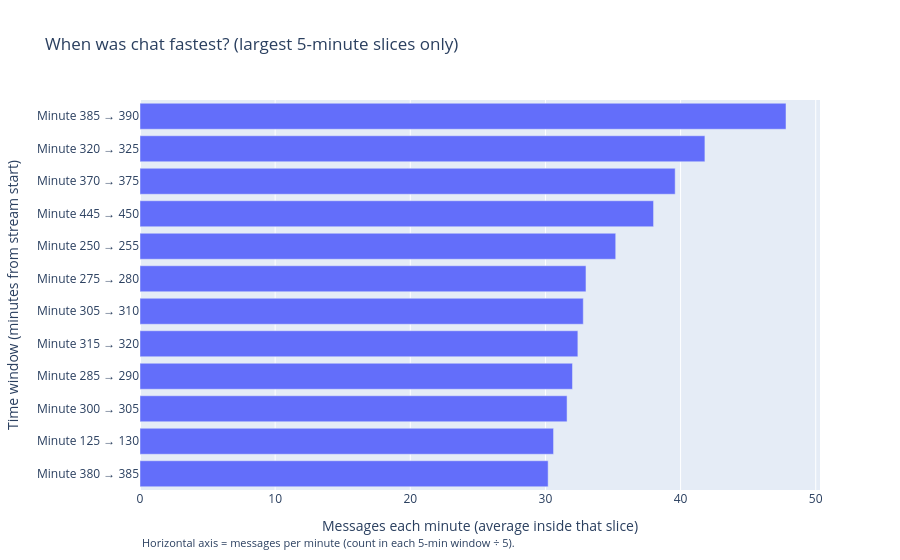
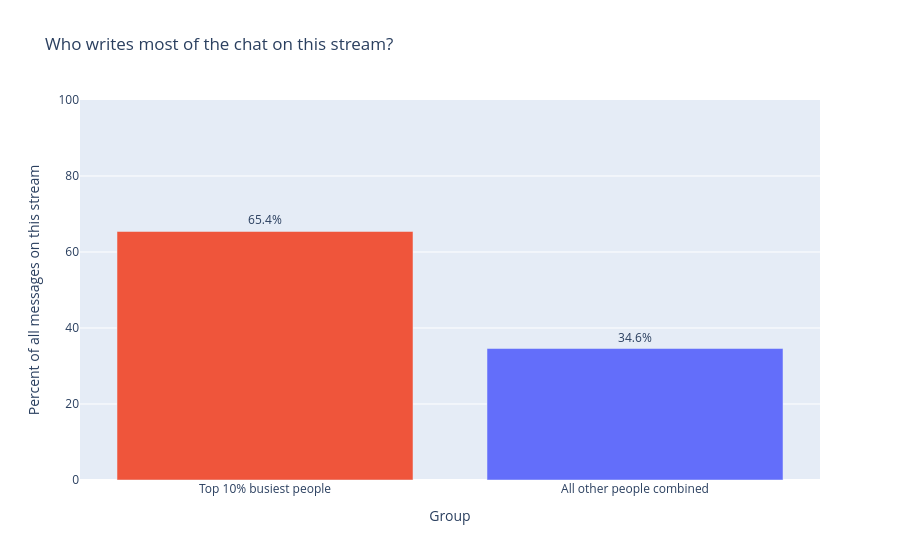
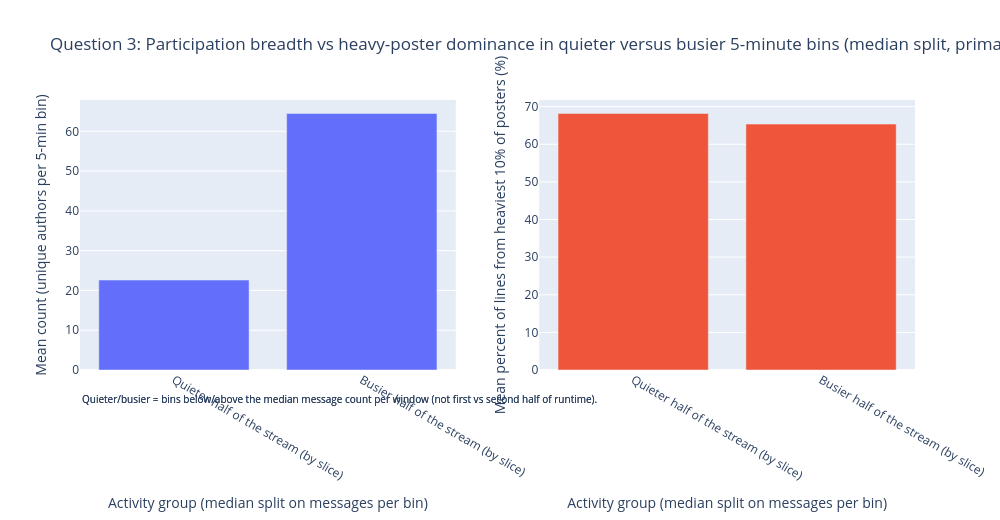

Write notebook code for charts like these, in order.
### Markdown cell above
### Visualizations (Section 3)

Three Plotly charts (reused from Week 6 A6 work). Each chart is saved to `images/` with Kaleido for static export.

### Code cell
import kaleido
kaleido.get_chrome_sync()  # required once per environment for PNG export

from math import ceil
from plotly.subplots import make_subplots
import plotly.graph_objects as go

IMAGES_DIR = Path("images")
IMAGES_DIR.mkdir(exist_ok=True)

primary = df[df["stream_id"] == PRIMARY_STREAM_ID].copy()
primary["offset_min_bin_5"] = (primary["video_offset_sec"] // 300) * 5
_dropped_sec4 = int(primary["author_channel_id"].isna().sum())
primary_for_who = primary.dropna(subset=["author_channel_id"])
if _dropped_sec4:
    print(
        f"Warning: dropped {_dropped_sec4} row(s) with missing author_channel_id "
        "before author-based charts."
    )

bin_df = (
    primary.groupby("offset_min_bin_5", as_index=False)
    .size()
    .rename(columns={"size": "messages_in_bin"})
)
bin_df["messages_per_min"] = bin_df["messages_in_bin"] / 5.0

# Chart 1 — volume bursts
top_n = 12
top_bins = bin_df.nlargest(top_n, "messages_per_min").sort_values("messages_per_min")
top_bins["time_slice"] = top_bins["offset_min_bin_5"].apply(
    lambda m: f"Minute {int(m)} → {int(m + 5)}"
)

fig1 = px.bar(
    top_bins,
    x="messages_per_min",
    y="time_slice",
    orientation="h",
    title="When was chat fastest? (largest 5-minute slices only)",
    labels={
        "messages_per_min": "Messages each minute (average inside that slice)",
        "time_slice": "Time window (minutes from stream start)",
    },
)
fig1.update_layout(
    yaxis={"categoryorder": "total ascending"},
    annotations=[
        dict(
            text="Horizontal axis = messages per minute (count in each 5-min window ÷ 5).",
            xref="paper", yref="paper", x=0, y=-0.16,
            showarrow=False, xanchor="left", font=dict(size=11),
        )
    ],
    margin=dict(b=70),
)
fig1.write_image(IMAGES_DIR / "mp1_q1_volume_bursts.png", width=900, height=650, scale=2)
fig1.show()

# Chart 2 — author concentration
counts = primary_for_who["author_channel_id"].value_counts()
n_users = counts.size
total = counts.sum()
k_top = max(1, int(np.ceil(0.10 * n_users)))
pct_top = 100 * counts.head(k_top).sum() / total
who_df = pd.DataFrame(
    {
        "Group": ["Top 10% busiest people", "All other people combined"],
        "Percent of all messages": [pct_top, 100 - pct_top],
    }
)

fig2 = px.bar(
    who_df,
    x="Group",
    y="Percent of all messages",
    title="Who writes most of the chat on this stream?",
    color="Group",
    color_discrete_map={
        "Top 10% busiest people": "#EF553B",
        "All other people combined": "#636efa",
    },
    text="Percent of all messages",
)
fig2.update_traces(texttemplate="%{y:.1f}%", textposition="outside")
fig2.update_yaxes(
    title="Percent of all messages on this stream",
    range=[0, max(100, pct_top * 1.15)],
)
fig2.update_layout(showlegend=False)
fig2.write_image(IMAGES_DIR / "mp1_q2_author_concentration.png", width=750, height=550, scale=2)
fig2.show()

# Chart 3 — participation in quiet vs busy bins (one figure, two subplots)
p3 = primary.copy()
author_totals = p3.groupby("author_channel_id").size().sort_values(ascending=False)
k10 = max(1, ceil(0.10 * author_totals.size))
heavy = set(author_totals.head(k10).index)
p3["from_heavy_posters"] = p3["author_channel_id"].isin(heavy)

per_bin = (
    p3.groupby("offset_min_bin_5", as_index=False)
    .agg(
        messages_in_bin=("author_channel_id", "size"),
        different_people=("author_channel_id", pd.Series.nunique),
        pct_lines_from_heavy=("from_heavy_posters", "mean"),
    )
)
mid = per_bin["messages_in_bin"].median()
per_bin["kind"] = np.where(
    per_bin["messages_in_bin"] >= mid,
    "Busier half of the stream (by slice)",
    "Quieter half of the stream (by slice)",
)

summary = (
    per_bin.groupby("kind", observed=True)
    .agg(
        avg_different_people=("different_people", "mean"),
        avg_pct_from_heavy=("pct_lines_from_heavy", "mean"),
    )
    .reset_index()
)
summary["pct_lines_heavy"] = 100 * summary["avg_pct_from_heavy"]
order = sorted(summary["kind"].tolist(), reverse=True)
s2 = summary.set_index("kind").loc[order].reset_index()

fig3 = make_subplots(
    rows=1,
    cols=2,
    subplot_titles=(
        "Mean unique authors per 5-minute bin",
        "Mean percent of lines from heaviest 10% of posters",
    ),
)
fig3.add_trace(
    go.Bar(
        x=s2["kind"],
        y=s2["avg_different_people"],
        marker_color="#636efa",
        showlegend=False,
    ),
    row=1,
    col=1,
)
fig3.add_trace(
    go.Bar(
        x=s2["kind"],
        y=s2["pct_lines_heavy"],
        marker_color="#EF553B",
        showlegend=False,
    ),
    row=1,
    col=2,
)
fig3.update_yaxes(
    title_text="Mean count (unique authors per 5-min bin)",
    row=1,
    col=1,
)
fig3.update_yaxes(
    title_text="Mean percent of lines from heaviest 10% of posters (%)",
    tickformat=".0f",
    row=1,
    col=2,
)
fig3.update_xaxes(
    title_text="Activity group (median split on messages per bin)",
    row=1,
    col=1,
)
fig3.update_xaxes(
    title_text="Activity group (median split on messages per bin)",
    row=1,
    col=2,
)
fig3.update_layout(
    title_text=(
        "Question 3: Participation breadth vs heavy-poster dominance in quieter "
        "versus busier 5-minute bins (median split, primary stream)"
    ),
    height=520,
    width=1000,
    margin=dict(b=110),
    annotations=[
        dict(
            text=(
                "Quieter/busier = bins below/above the median message count per window "
                "(not first vs second half of runtime)."
            ),
            xref="paper",
            yref="paper",
            x=0,
            y=-0.14,
            showarrow=False,
            xanchor="left",
            font=dict(size=10),
        )
    ],
)
fig3.write_image(
    IMAGES_DIR / "mp1_q3_participation_high_vs_low.png",
    width=1000,
    height=550,
    scale=2,
)
fig3.show()

for stale in ("mp1_q3a_unique_authors.png", "mp1_q3b_heavy_poster_share.png"):
    stale_path = IMAGES_DIR / stale
    if stale_path.exists():
        stale_path.unlink()
        print("Removed stale:", stale_path.name)

print("Saved PNGs:", sorted(IMAGES_DIR.glob("mp1_q*.png")))

### Figure 1 — Plotly figure (JSON) as saved in the notebook; plotly's stock layout.template omitted (floating-point values rounded to 4 significant figures)
{"data": [{"hovertemplate": "Messages each minute (average inside that slice)=%{x}<br>Time window (minutes from stream start)=%{y}<extra></extra>", "legendgroup": "", "marker": {"color": "#636efa", "pattern": {"shape": ""}}, "name": "", "orientation": "h", "showlegend": false, "textposition": "auto", "type": "bar", "x": [30.2, 30.6, 31.6, 32.0, 32.4, 32.8, 33.0, 35.2, 38.0, 39.6, 41.8, 47.8], "xaxis": "x", "y": ["Minute 380 → 385", "Minute 125 → 130", "Minute 300 → 305", "Minute 285 → 290", "Minute 315 → 320", "Minute 305 → 310", "Minute 275 → 280", "Minute 250 → 255", "Minute 445 → 450", "Minute 370 → 375", "Minute 320 → 325", "Minute 385 → 390"], "yaxis": "y"}], "layout": {"annotations": [{"font": {"size": 11}, "showarrow": false, "text": "Horizontal axis = messages per minute (count in each 5-min window ÷ 5).", "x": 0, "xanchor": "left", "xref": "paper", "y": -0.16, "yref": "paper"}], "barmode": "relative", "legend": {"tracegroupgap": 0}, "margin": {"b": 70}, "title": {"text": "When was chat fastest? (largest 5-minute slices only)"}, "xaxis": {"anchor": "y", "domain": [0.0, 1.0], "title": {"text": "Messages each minute (average inside that slice)"}}, "yaxis": {"anchor": "x", "categoryorder": "total ascending", "domain": [0.0, 1.0], "title": {"text": "Time window (minutes from stream start)"}}}}

### Figure 2 — Plotly figure (JSON) as saved in the notebook; plotly's stock layout.template omitted (floating-point values rounded to 4 significant figures)
{"data": [{"hovertemplate": "Group=%{x}<br>Percent of all messages=%{text}<extra></extra>", "legendgroup": "Top 10% busiest people", "marker": {"color": "#EF553B", "pattern": {"shape": ""}}, "name": "Top 10% busiest people", "orientation": "v", "showlegend": true, "text": [65.4], "textposition": "outside", "texttemplate": "%{y:.1f}%", "type": "bar", "x": ["Top 10% busiest people"], "xaxis": "x", "y": [65.4], "yaxis": "y"}, {"hovertemplate": "Group=%{x}<br>Percent of all messages=%{text}<extra></extra>", "legendgroup": "All other people combined", "marker": {"color": "#636efa", "pattern": {"shape": ""}}, "name": "All other people combined", "orientation": "v", "showlegend": true, "text": [34.6], "textposition": "outside", "texttemplate": "%{y:.1f}%", "type": "bar", "x": ["All other people combined"], "xaxis": "x", "y": [34.6], "yaxis": "y"}], "layout": {"barmode": "relative", "legend": {"title": {"text": "Group"}, "tracegroupgap": 0}, "showlegend": false, "title": {"text": "Who writes most of the chat on this stream?"}, "xaxis": {"anchor": "y", "categoryarray": ["Top 10% busiest people", "All other people combined"], "categoryorder": "array", "domain": [0.0, 1.0], "title": {"text": "Group"}}, "yaxis": {"anchor": "x", "domain": [0.0, 1.0], "range": [0, 100], "title": {"text": "Percent of all messages on this stream"}}}}

### Figure 3 — Plotly figure (JSON) as saved in the notebook; plotly's stock layout.template omitted (floating-point values rounded to 4 significant figures)
{"data": [{"marker": {"color": "#636efa"}, "showlegend": false, "type": "bar", "x": ["Quieter half of the stream (by slice)", "Busier half of the stream (by slice)"], "xaxis": "x", "y": [22.61, 64.48], "yaxis": "y"}, {"marker": {"color": "#EF553B"}, "showlegend": false, "type": "bar", "x": ["Quieter half of the stream (by slice)", "Busier half of the stream (by slice)"], "xaxis": "x2", "y": [68.17, 65.36], "yaxis": "y2"}], "layout": {"annotations": [{"font": {"size": 10}, "showarrow": false, "text": "Quieter/busier = bins below/above the median message count per window (not first vs second half of runtime).", "x": 0, "xanchor": "left", "xref": "paper", "y": -0.14, "yanchor": "bottom", "yref": "paper"}, {"font": {"size": 10}, "showarrow": false, "text": "Quieter/busier = bins below/above the median message count per window (not first vs second half of runtime).", "x": 0, "xanchor": "left", "xref": "paper", "y": -0.14, "yanchor": "bottom", "yref": "paper"}], "height": 520, "margin": {"b": 110}, "title": {"text": "Question 3: Participation breadth vs heavy-poster dominance in quieter versus busier 5-minute bins (median split, primary stream)"}, "width": 1000, "xaxis": {"anchor": "y", "domain": [0.0, 0.45], "title": {"text": "Activity group (median split on messages per bin)"}}, "xaxis2": {"anchor": "y2", "domain": [0.55, 1.0], "title": {"text": "Activity group (median split on messages per bin)"}}, "yaxis": {"anchor": "x", "domain": [0.0, 1.0], "title": {"text": "Mean count (unique authors per 5-min bin)"}}, "yaxis2": {"anchor": "x2", "domain": [0.0, 1.0], "tickformat": ".0f", "title": {"text": "Mean percent of lines from heaviest 10% of posters (%)"}}}}
